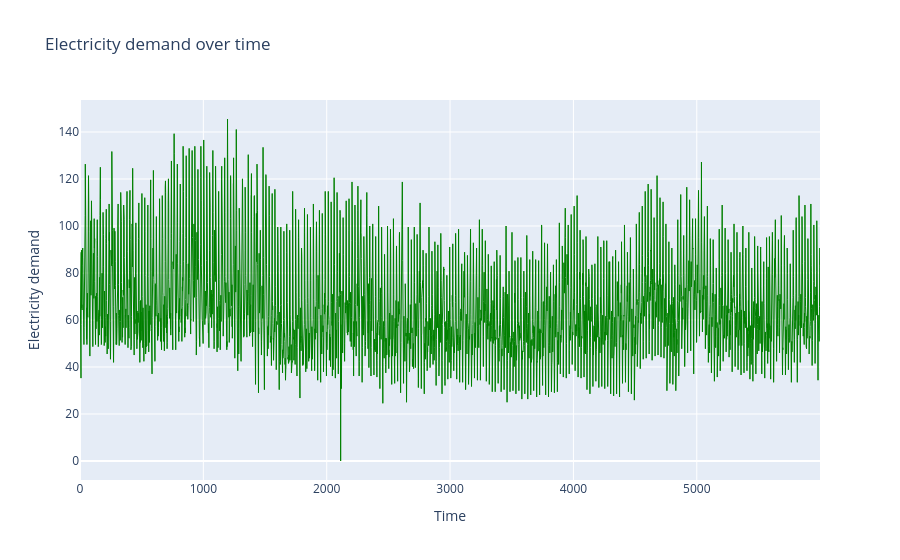

Here is the notebook cell this chart was saved with:
### Code cell
kwargs = {"name" : "Electricity", "color" : "green", "title" : "Electricity demand over time", "x_axis" : "Time", "y_axis" : "Electricity demand"}
plot_time_series(X, **kwargs)

### Figure 1 — Plotly figure (JSON) as saved in the notebook; plotly's stock layout.template omitted (floating-point values rounded to 4 significant figures; data arrays with more than 128 entries replaced by an {"elided": "..."} marker saying what was removed)
{"data": [{"line": {"color": "green", "width": 1}, "mode": "lines", "name": "Electricity", "type": "scatter", "x": {"elided": "6000 int values"}, "y": {"elided": "6000 float values"}}], "layout": {"title": {"text": "Electricity demand over time"}, "xaxis": {"title": {"text": "Time"}}, "yaxis": {"title": {"text": "Electricity demand"}}}}
